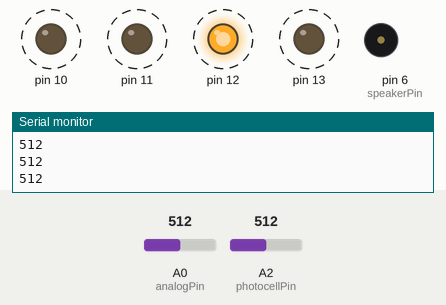
Simulated run of this sketch. Board: Arduino Uno, built with avr-gcc and run on an emulated ATmega328P. Parts: output pins drawn as LEDs (lit = HIGH), buzzer (waves = sounding), the last lines printed to the serial monitor. Dashed ring = blinking. Inputs (shaded band) come from the test bench; at power-on: A2 (photocellPin) = 512, A0 (analogPin) = 512.

Above: at 1.3 s.
1.4 s: A2 (photocellPin) set to 21
4.5 s: A2 (photocellPin) set to 18
At 5.0 s:
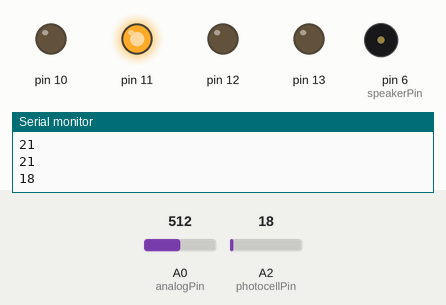
At 6.5 s:
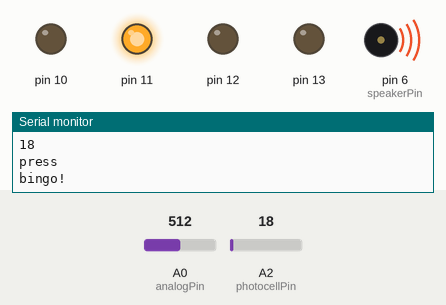
Timing chart, 0 to 13.6 s (numbered marks = the images above; inputs shaded):
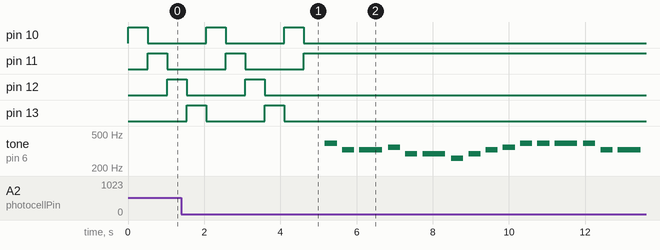

Measured:
- the behaviour switches between 20 and 19 on A2 (photocellPin) (found by bisection; images 0 and 1)
- after the input at 4.5 s, pin 10: goes on until 4.6 s, then stays LOW; pin 11: goes on until 4.6 s, then stays HIGH
- by itself, pin 13: alternates HIGH for 0.51 s and LOW for 1.5 s

The sketch:

___.ino
```cpp
int BASE = 10; // 從腳位 10 開始
int NUM = 4;   // LED 的總數
int analogPin = A0;  //可變電阻
int val = 0;      // 存放 ADC 數值
int photocellPin = A2; // 光敏電阻 (photocell) 接在 anallog pin 2
int photocellVal = 0; // photocell variable
int speakerPin = 6;

int length = 49; // the number of notes
char notes[] = "geefddcdefggggeefddceggedddddefeeeeefggeefddceggc ";
int beats[] = { 1, 1, 2, 1, 1, 2, 1, 1, 1, 1, 1, 1, 2,
                1, 1, 2, 1, 1, 2, 1, 1, 1, 1, 3,
                1, 1, 1, 1, 1, 1, 2, 1, 1, 1, 1,1,1,2,
               1, 1, 2, 1, 1, 2, 1, 1, 1, 1, 3,4};
int tempo = 300;
void playTone(int tone, int duration) {
  for (long i = 0; i < duration * 1000L; i += tone * 2) {
    digitalWrite(speakerPin, HIGH);
    delayMicroseconds(tone);
    digitalWrite(speakerPin, LOW);
    delayMicroseconds(tone);
  }
}

void playNote(char note, int duration) {
  char names[] = { 'c', 'd', 'e', 'f', 'g', 'a', 'b', 'C' };
  int tones[] = { 1915, 1700, 1519, 1432, 1275, 1136, 1014, 956 };

  // play the tone corresponding to the note name
  for (int i = 0; i < 8; i++) {
    if (names[i] == note) {
      playTone(tones[i], duration);
    }
  }
}
void setup()
{
   Serial.begin(9600);
   pinMode(speakerPin, OUTPUT);
    // 用迴圈設定腳位
   for (int i = BASE; i < BASE + NUM; i ++)
   {
     pinMode(i, OUTPUT);
   }
   // 設定 A0 為輸入
   pinMode(analogPin, INPUT);
}

void loop()
{
   for (int i = BASE; i < BASE + NUM; i ++)
   {
     photocellVal = analogRead(photocellPin);
     Serial.println(photocellVal);
     digitalWrite(i, HIGH);
     val = analogRead(analogPin);
     delay(val);
     digitalWrite(i, LOW);
     if(photocellVal<20)
     {    while(photocellVal<20)
          { digitalWrite(i, HIGH);
               Serial.println("press");
              photocellVal = analogRead(photocellPin);
              if( i == BASE+1){
                  Serial.println("bingo!");
                  //digitalWrite(i, HIGH);
                  for (int jj = 0; jj < length; jj++) {
                      if (notes[jj] == ' ') {
                          delay(beats[jj] * tempo); // rest
                      }
                      else {
                          playNote(notes[jj], beats[jj] * tempo);
                      }
                  delay(tempo / 2);
                  }

                  break;
             }
             else
             {
                 Serial.println("NO");
                 //digitalWrite(i, HIGH);
                 delay(100);
             }
         }
         digitalWrite(i, LOW);
     }

   }
}
```
